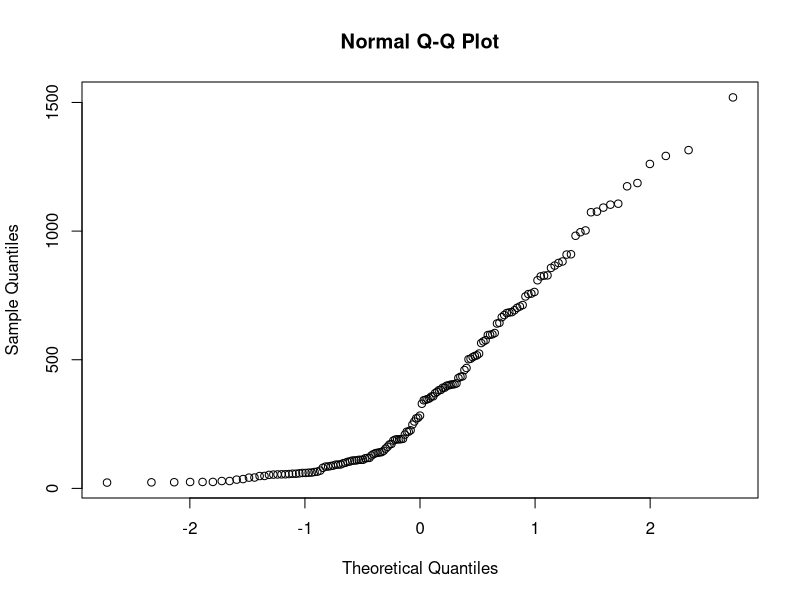
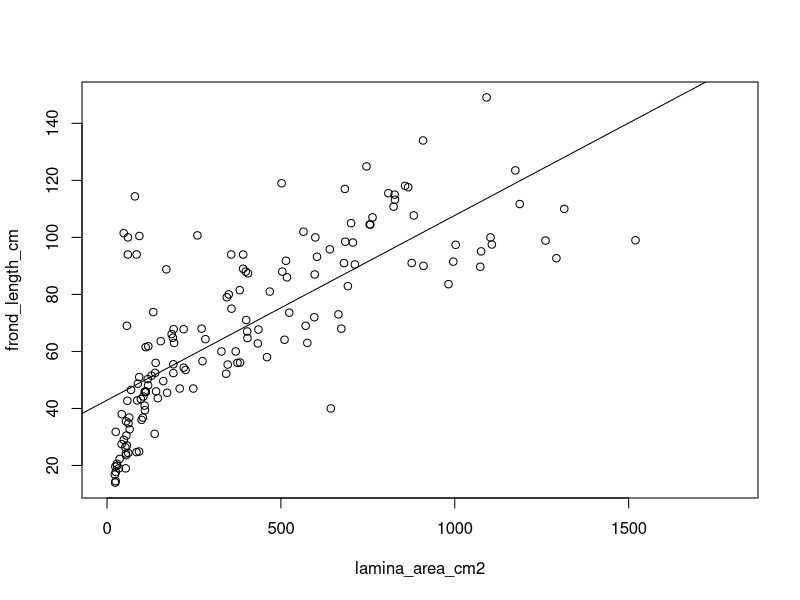
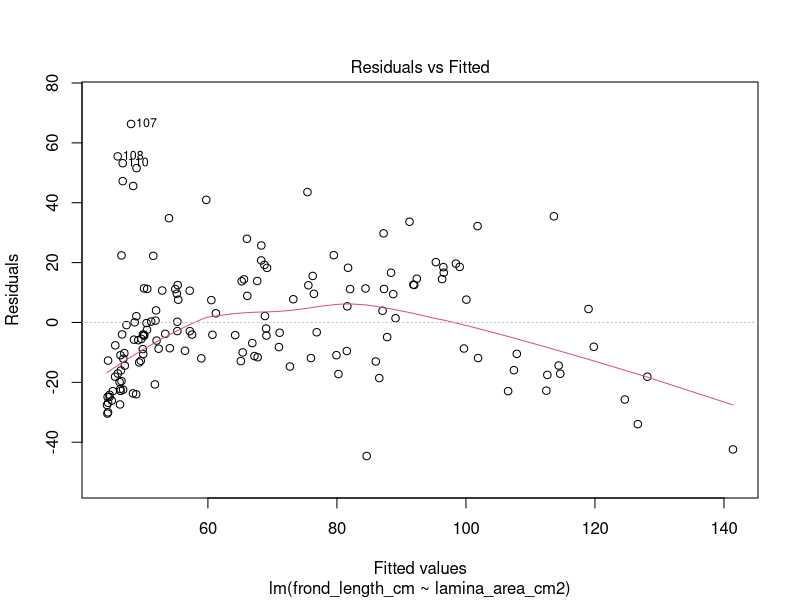
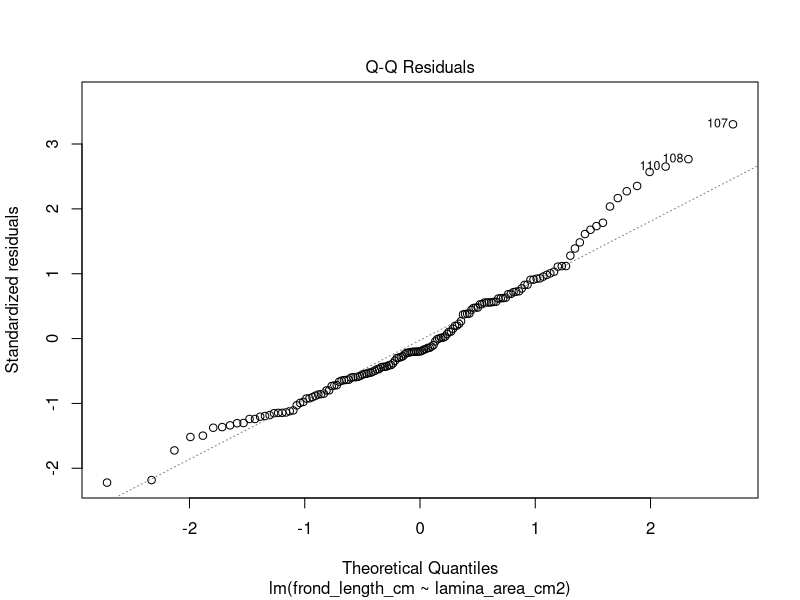
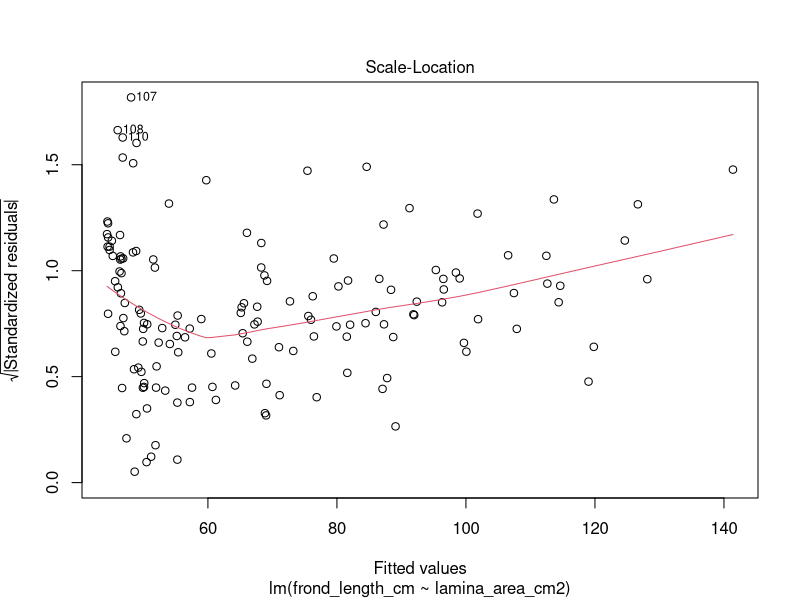
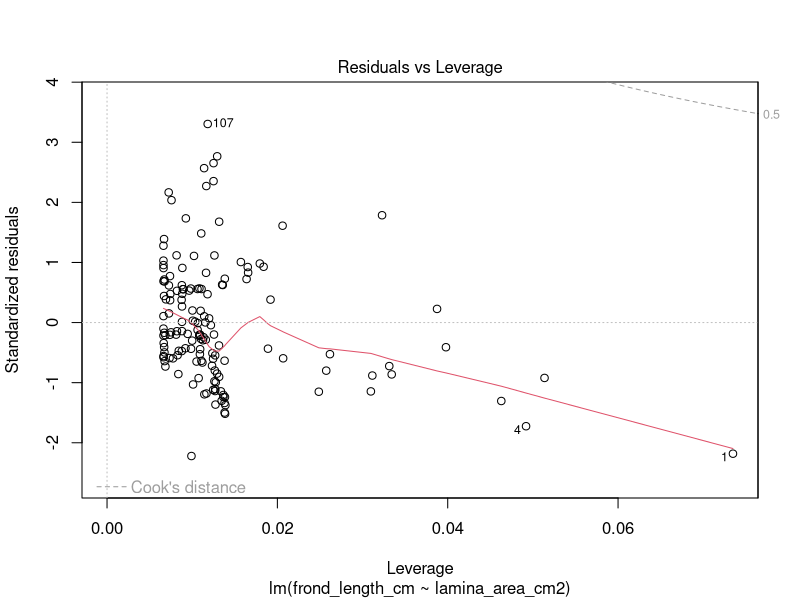

Generate these figures, in order, with R: (Note: this script raises an error after producing the figures.)
###BASIC STATS

traits <- read.csv("raw_data/fern_traits.csv")

mean(traits$lamina_area_cm2)
var_la <- var(traits$lamina_area_cm2)
sqrt(var_la) #stand dev 0r ....
sd(traits$lamina_area_cm2)
median(traits$lamina_area_cm2)
quantile(traits$lamina_area_cm2)
#these functions might fail with NA's s0 remember na.rm=TRUE)


#calculate a confidence inteval (perhaps subset a specific niche)
alpha_level <- 0.05 # 95% confidence interval
xbar <- mean(traits$lamina_area_cm2)
s <- sd(traits$lamina_area_cm2)
n <- length(traits$lamina_area_cm2)
half.width <- qt(1-alpha_level/2, n-1)*s/sqrt(n)
# Confidence Interval
c(xbar - half.width, xbar + half.width)

qqnorm(traits$lamina_area_cm2)


# simple linear regression ------------------------------------------------

##lets assume that our previous plot looked remotely linear
model <- lm(frond_length_cm ~ lamina_area_cm2, data=traits)
summary(model)

plot(frond_length_cm ~ lamina_area_cm2, data=traits, xlim=c(0, 1800))
abline(model)

##we can plot the model object to get some diagnostics of the fit
plot(model)
library(car)
qqPlot(model) #with confidence intervals to better understand departures from normality
norm <- residuals(model)
hist(norm)

traits$loglamina <- log10(traits$lamina_area_cm2)

###we could perform a data transformation
logmodel <- lm(log10(frond_length_cm) ~ log10(lamina_area_cm2), data=traits)
summary(logmodel)
plot(logmodel)
#R points out the row numbers of the outliers on diagnostic plots

plot(log10(frond_length_cm) ~ log10(lamina_area_cm2), data=traits)
abline(logmodel)

###Lets remake our figure with regression line
###regression line CAN NOT exceed data points, so we will use another package function

LAlabel <- expression(Lamina~area~~(cm^2))
FLlabel <- "Frond Length (cm)"
library(scales)
library(plotrix)
mycols2 <- alpha(mycols, .75)
#extract the R2 value
r2mod <- round(summary(model)$r.squared, 2)
r2lab <- paste(expression(R^2), r2mod, sep = " = ")

#R prints things on plots in the order you code them, so for practive I want to put 
## regression line underneath points
## I will need to make an empty plot first

windows(7,7)
par(mar=c(4,4,1,1), cex.axis=.8, cex.lab=1.1, mgp=c(2.5, 1, 0))

plot(frond_length_cm ~ lamina_area_cm2, data=traits,ylim=c(0, 180), xlim=c(0, 1800),
      ylab=FLlabel, xlab=LAlabel, type = 'n') 


points(frond_length_cm ~ lamina_area_cm2, data=traits, bg=mycols2[niche], pch=21, cex=1.5)
ablineclip(model, x1=min(traits$lamina_area_cm2), x2=max(traits$lamina_area_cm2),
           lty=2, lwd=2, col="black")

legend("bottomright", levels(traits$niche), pch=21,inset=0.01, 
       pt.bg=mycols2, bty='n')

#adding text to the figure
text(1600, 170, "r2 =.56")
